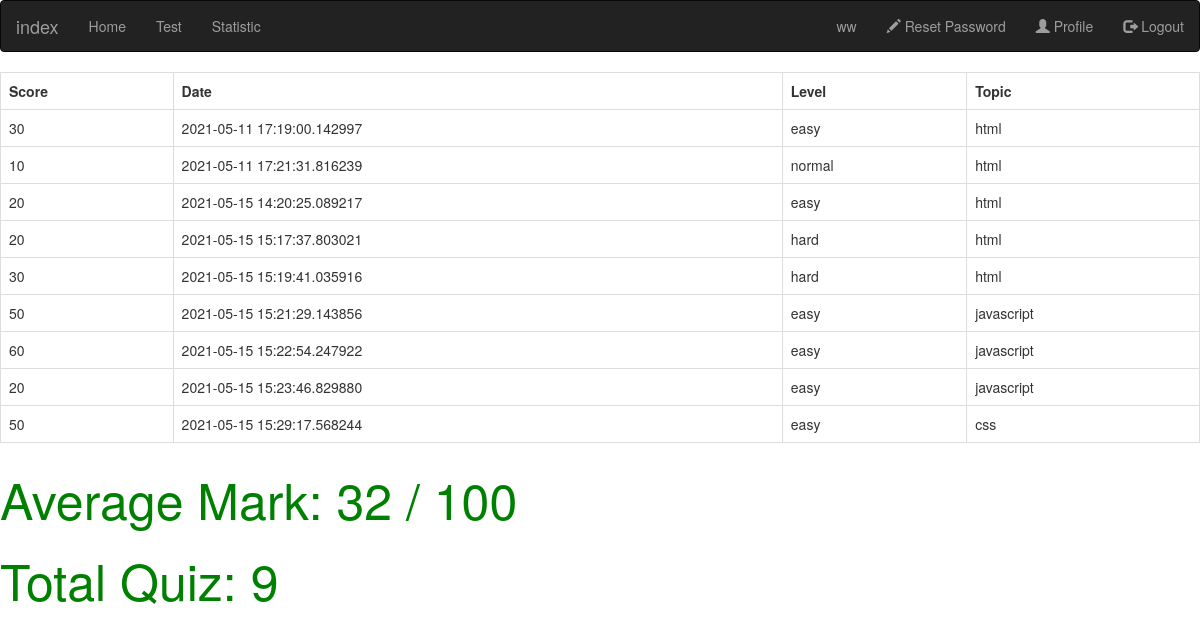
Screenshot of /user/1/statistic (signed in) with the database file from the repository.
### web/models.py (models this page shows, shortened)
class User(db.Model,UserMixin):
    id = db.Column(db.Integer, primary_key=True)
    username = db.Column(db.String(128), unique=True,nullable=False)
    email = db.Column(db.String(128), unique=True,nullable=False)
    password = db.Column(db.String(128), nullable=False)
    phone = db.Column(db.Integer)
    birth = db.Column(db.String(128))
    status = db.Column(db.Boolean)
    user_type = db.Column(db.Integer)

class Quizdata(db.Model,UserMixin):
    id = db.Column(db.Integer, primary_key=True)
    user_id = db.Column(db.Integer, db.ForeignKey('user.id'), nullable=False)
    quiztype_id = db.Column(db.Integer, db.ForeignKey('quiztype.id'), nullable=False)
    score = db.Column(db.Integer, nullable=False)
    date = db.Column(db.String(128), nullable=False)
    user = db.relationship("User")
    quiztype = db.relationship("Quiztype")

class Quiztype(db.Model,UserMixin):
    id = db.Column(db.Integer, primary_key=True)
    level = db.Column(db.String(64))
    topic = db.Column(db.String(64))

### web/user/routes.py (the view)
@user.route('/user/<int:userid>/statistic', methods=['GET', 'POST'])
@login_required
def statistic(userid):
    users = Quizdata.query.filter_by(user_id=userid).all()
    user_list = []
    score =0
    total =0
    average_score=0
    for item in users:
        score+=item.score
        total+=1
        quiztype = Quiztype.query.filter_by(id=item.quiztype_id).first()
        user_list.append({"score": item.score,
                            "date": item.date,
                            "level": quiztype.level,
                            "topic": quiztype.topic,})
    if total > 0:
       average_score = int(score/total)
    return render_template("statistic.html", users=user_list,average_score=average_score,total=total)

### web/models.py (called while the page is built)
@login_manager.user_loader
def load_user(user_id):
    return User.query.get(int(user_id))

### web/templates/statistic.html (shortened to what this page needs)
{% extends "home.html" %}
{% block content %}
<div class="box box-primary">
    <div class="box-body">
        {% if users%}
        <table class="table table-bordered">
            <tr>
                <th>Score</th>
                <th>Date</th>
                <th>Level</th>
                <th>Topic</th>
            </tr>
            {% for row in users %}
                <tr>
                <td>{{row.score}}</td>
                <td>{{row.date}}</td>
                <td>{{row.level}}</td>
                <td>{{row.topic}}</td>
            </tr>
            {% endfor %}
        </table>
        {% endif %}
    </div>
    <p style="font-size:50px; color:green"> Average Mark: {{ average_score }} / 100</p>
    <p style="font-size:50px; color:green"> Total Quiz: {{ total }} </p>
</div>
{% endblock %}

### web/templates/home.html (shortened to what this page needs)
<!DOCTYPE html>
<html>
    <head>
        <link rel="stylesheet" href="{{ url_for('static', filename='index.css') }}">
        <link rel="stylesheet" href="https://maxcdn.bootstrapcdn.com/bootstrap/3.4.1/css/bootstrap.min.css">
    </head>
    <body onload="windowonload()">
      <nav class="navbar navbar-inverse">
        <div class="container-fluid">
          <div class="navbar-header">
            <a class="navbar-brand" href="{{url_for('main.index')}}">index</a>
          </div>
          <ul class="nav navbar-nav">
                <li><a href="{{url_for('main.content')}}">Home</a></li>
              {% if not current_user.is_anonymous  %}
                <li><a href="{{url_for('main.test')}}">Test</a></li>
                <li><a href="{{url_for('main.statistic',userid=current_user.id)}}">Statistic</a></li>
              {% endif %}
          </ul>
            {% if current_user.is_anonymous  %}
            <ul class="nav navbar-nav navbar-right">
            <li><a href="{{url_for('auth.register')}}"><span class="glyphicon glyphicon-plus"></span> Sign Up</a></li>
            <li><a href="{{url_for('auth.login')}}"><span class="glyphicon glyphicon-log-in"></span> Login</a></li>
            </ul>
            {% else %}
                <ul class="nav navbar-nav navbar-right">
                {% if current_user.user_type == 2  %}
                    <li><a>{{  current_user.username }}</a></li>
                    <li><a href="{{url_for('user.reset_password', userid=current_user.id)}}"><span class="glyphicon glyphicon-pencil"></span> Reset Password </a></li>
                {% endif %}
                <li><a href="{{url_for('user.profile')}}"><span class="glyphicon glyphicon-user"></span> Profile</a></li>
                <li><a href="{{url_for('auth.logout')}}"><span class="glyphicon glyphicon-log-out"></span> Logout</a></li>
                </ul>
            {% endif %}
        </div>
      </nav>
        {% block content %}
        {% endblock %}
    </body>
</html>

### rows the page displays
User: username "ww"
Quizdata: date "2021-05-11 17:19:00.142997"
Quiztype: level "easy" "easy", topic "html" "html"
Quizdata: date "2021-05-11 17:21:31.816239"
Quiztype: level "normal", topic "html"
Quizdata: date "2021-05-15 14:20:25.089217"
Quizdata: date "2021-05-15 15:17:37.803021"
Quiztype: level "hard" "hard", topic "html" "html"
Quizdata: date "2021-05-15 15:19:41.035916"
Quizdata: date "2021-05-15 15:21:29.143856"
Quiztype: level "easy" "easy" "easy", topic "javascript" "javascript" "javascript"
Quizdata: date "2021-05-15 15:22:54.247922"
Quizdata: date "2021-05-15 15:23:46.829880"
Quizdata: date "2021-05-15 15:29:17.568244"
Quiztype: level "easy", topic "css"

### other values shown
{{ row.score }} "30" "10" "20" "20" "30" "50" "60" "20" "50"
{{ average_score }} "32"
{{ total }} "9"
